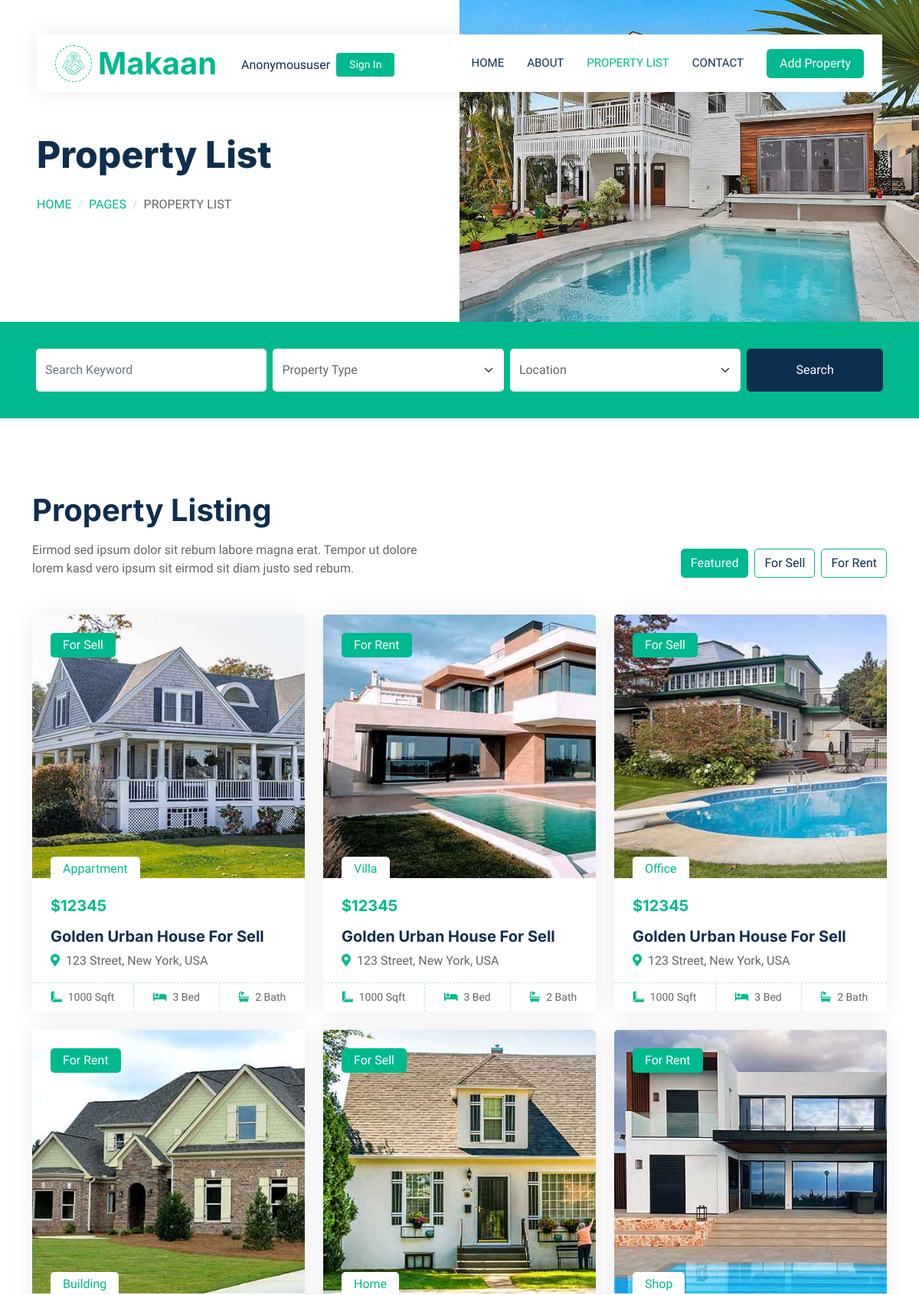
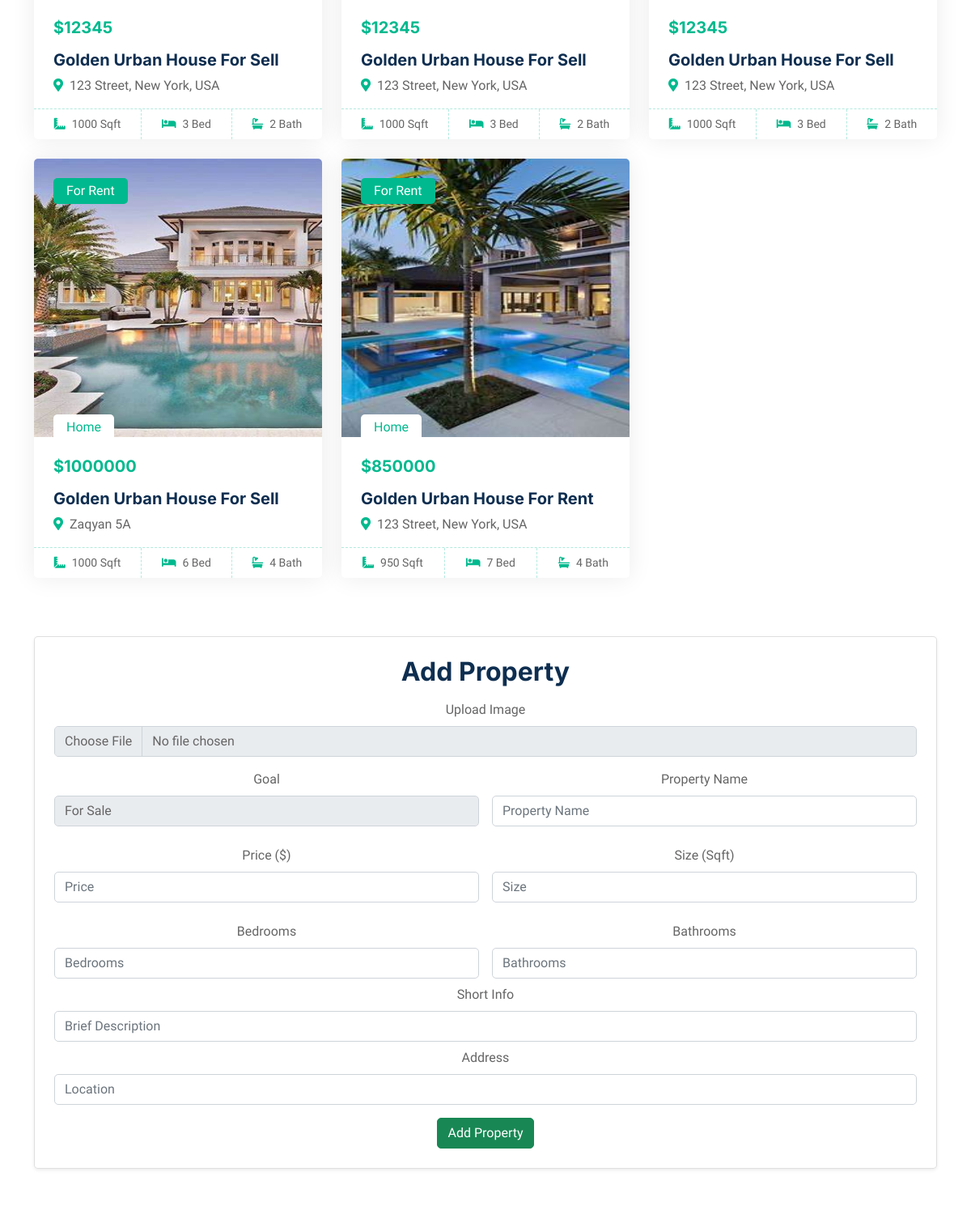
Page /pr_list/ (upper part) on the committed database (2 pictures, top to bottom).
### main/models.py (models this page shows, shortened)
class MainInfo(models.Model):
    img = models.ImageField('Image',upload_to='main_image')
    name = models.CharField('Company name',max_length=255)
    address = models.CharField('Address',max_length=255)
    phone = PhoneNumberField('Phonenumber')
    email = models.EmailField('Email')
    twitter = models.URLField('Twitter')
    facebook = models.URLField('facebook')
    youtube = models.URLField('youtube')
    linkedin = models.URLField('linkedin')
    class Meta:
        verbose_name = 'Main Info'
        verbose_name_plural = 'Main Info'

class AboutStatus(models.Model):
    img = models.ImageField('image',upload_to='images')
    text = models.CharField('Some text',max_length=255)
    word1 = models.CharField('word1',max_length=255)
    word2 = models.CharField('word2',max_length=255)
    word3 = models.CharField('word3',max_length=255)

class PropertyListing(models.Model):
    img = models.ImageField('image',upload_to='images')
    goal = models.CharField('For rent/sell?',max_length=255)
    name = models.CharField('name',max_length=30)
    price = models.IntegerField('Price')
    info = models.CharField('About property',max_length=255)
    adress = models.CharField('Adress',max_length=255)
    teritory = models.IntegerField('teritory(sqmt)')
    bedrooms = models.IntegerField('bedrooms number')
    bathrooms = models.IntegerField('bathrooms number')

### main/views.py (the view, shortened to what this page needs)
# urls.py: path('pr_list/',PropertyListView.as_view(),name = 'pr_list'),
class PropertyListView(ListView):
    template_name = 'property-list.html'
    def get(self,request):
        proplisting = PropertyListing.objects.all()
        contactagent = ContactAgent.objects.all()
        context = {
            'proplisting':proplisting,
            'contactagent':contactagent
                  }
        MainInfoF(context,'Property List','Property List')
        return render(request,self.template_name,context)

### main/views.py (called while the page is built)
def MainInfoF(context,title,subtitle):
    context['maininfo'] = MainInfo.objects.get()
    context['aboutstatus'] = AboutStatus.objects.all()
    context['gallery'] = Gallery.objects.all()
    context['subtitle'] = subtitle
    context['title'] = title

### main/templates/property-list.html (shortened to what this page needs)
{% extends 'base_2.html' %}
    {% block content_2 %}
        <div class="container-fluid bg-primary mb-5 wow fadeIn" data-wow-delay="0.1s" style="padding: 35px;">
            <div class="container">
                <div class="row g-2">
                    <div class="col-md-10">
                        <div class="row g-2">
                            <div class="col-md-4">
                                <input type="text" class="form-control border-0 py-3" placeholder="Search Keyword">
                            </div>
                            <div class="col-md-4">
                                <select class="form-select border-0 py-3">
                                    <option selected>Property Type</option>
                                </select>
                            </div>
                            <div class="col-md-4">
                                <select class="form-select border-0 py-3">
                                    <option selected>Location</option>
                                </select>
                            </div>
                        </div>
                    </div>
                    <div class="col-md-2">
                        <button class="btn btn-dark border-0 w-100 py-3">Search</button>
                    </div>
                </div>
            </div>
        </div>
        <div class="container-xxl py-5">
            <div class="container">
                <div class="row g-0 gx-5 align-items-end">
                    <div class="col-lg-6">
                        <div class="text-start mx-auto mb-5 wow slideInLeft" data-wow-delay="0.1s">
                            <h1 class="mb-3">Property Listing</h1>
                            <p>Eirmod sed ipsum dolor sit rebum labore magna erat. Tempor ut dolore lorem kasd vero ipsum sit eirmod sit diam justo sed rebum.</p>
                        </div>
                    </div>
                    <div class="col-lg-6 text-start text-lg-end wow slideInRight" data-wow-delay="0.1s">
                        <ul class="nav nav-pills d-inline-flex justify-content-end mb-5">
                            <li class="nav-item me-2">
                                <a class="btn btn-outline-primary active" data-bs-toggle="pill" href="#tab-1">Featured</a>
                            </li>
                            <li class="nav-item me-2">
                                <a class="btn btn-outline-primary" data-bs-toggle="pill" href="#tab-2">For Sell</a>
                            </li>
                            <li class="nav-item me-0">
                                <a class="btn btn-outline-primary" data-bs-toggle="pill" href="#tab-3">For Rent</a>
                            </li>
                        </ul>
                    </div>
                </div>
                <div class="tab-content">
                    <div id="tab-1" class="tab-pane fade show p-0 active">
                        <div class="row g-4">
                            {% for i in proplisting %}
                            <div class="col-lg-4 col-md-6 wow fadeInUp" data-wow-delay="0.1s">
                                <div class="property-item rounded overflow-hidden">
                                    <div class="position-relative overflow-hidden">
                                        <div><img class="img-fluidi" src="{{ i.img.url }}" alt="" height="344px" width="516px"></div>
                                        <div class="bg-primary rounded text-white position-absolute start-0 top-0 m-4 py-1 px-3">{{ i.goal }}</div>
                                        <div class="bg-white rounded-top text-primary position-absolute start-0 bottom-0 mx-4 pt-1 px-3">{{ i.name }}</div>
                                    </div>
                                    <div class="p-4 pb-0">
                                        <h5 class="text-primary mb-3">${{ i.price }}</h5>
                                        <div class="d-block h5 mb-2">{{ i.info }}</div>
                                        <p><i class="fa fa-map-marker-alt text-primary me-2"></i>{{ i.adress }}</p>
                                    </div>
                                    <div class="d-flex border-top">
                                        <small class="flex-fill text-center border-end py-2"><i class="fa fa-ruler-combined text-primary me-2"></i>{{ i.teritory }} Sqft</small>
                                        <small class="flex-fill text-center border-end py-2"><i class="fa fa-bed text-primary me-2"></i>{{ i.bedrooms }} Bed</small>
                                        <small class="flex-fill text-center py-2"><i class="fa fa-bath text-primary me-2"></i>{{ i.bathrooms }} Bath</small>
                                    </div>
                                </div>
                            </div>
                            {% endfor %}
                        </div>
                    </div>
                </div>
            </div>
        </div>
        <center>
            <div class="container mt-4">
                <div class="card p-4 shadow-sm">
                    <h2 class="text-center mb-3">Add Property</h2>
                    <form action="" method="post" enctype="multipart/form-data">
                        <div class="mb-3">
                            <label for="img" class="form-label">Upload Image</label>
                            <input type="file" id="img" name="img" accept="image/*" class="form-control">
                        </div>
                        <div class="row g-3">
                            <div class="col-md-6">
                                <label for="goal" class="form-label">Goal</label>
                                <select id="goal" name="goal" class="form-control">
                                    <option value="For Sale">For Sale</option>
                                </select>
                            </div>
                            <div class="col-md-6">
                                <label for="name" class="form-label">Property Name</label>
                                <input type="text" id="name" name="name" placeholder="Property Name" class="form-control">
                            </div>
                        </div>
                        <div class="row g-3 mt-2">
                            <div class="col-md-6">
                                <label for="price" class="form-label">Price ($)</label>
                                <input type="number" id="price" name="price" placeholder="Price" class="form-control">
                            </div>
                            <div class="col-md-6">
                                <label for="territory" class="form-label">Size (Sqft)</label>
                                <input type="number" id="territory" name="teritory" placeholder="Size" class="form-control">
                            </div>
                        </div>
                        <div class="row g-3 mt-2">
                            <div class="col-md-6">
                                <label for="bedrooms" class="form-label">Bedrooms</label>
                                <input type="number" id="bedrooms" name="bedrooms" placeholder="Bedrooms" class="form-control">
                            </div>
                            <div class="col-md-6">
                                <label for="bathrooms" class="form-label">Bathrooms</label>
                                <input type="number" id="bathrooms" name="bathrooms" placeholder="Bathrooms" class="form-control">
                            </div>
                        </div>
                        <div class="mt-2">
                            <label for="info" class="form-label">Short Info</label>
                            <input type="text" id="info" name="info" placeholder="Brief Description" class="form-control">
                        </div>
                        <div class="mt-2">
                            <label for="address" class="form-label">Address</label>
                            <input type="text" id="address" name="adress" placeholder="Location" class="form-control">
                        </div>
                        <div class="text-center mt-3" style="color: #00B98E;">
                            <button type="submit" class="btn btn-success" >Add Property</button>
                        </div>
                    </form>
                </div>
            </div>
    </center>
        {% for i in contactagent %}
        <div class="container-xxl py-5">
            <div class="container">
                <div class="bg-light rounded p-3">
                    <div class="bg-white rounded p-4" style="border: 1px dashed rgba(0, 185, 142, .3)">
                        <div class="row g-5 align-items-center">
                        </div>
                    </div>
                </div>
            </div>
        </div>
        {% endfor %}
     {% endblock %}

### main/templates/base_2.html
{% extends 'base.html' %}
    {% block content %}
<div class="container-fluid header bg-white p-0">
    <div class="row g-0 align-items-center flex-column-reverse flex-md-row">
        {% for i in aboutstatus %}
        <div class="col-md-6 p-5 mt-lg-5">
            <h1 class="display-5 animated fadeIn mb-4">{{ subtitle }}</h1>
                <nav aria-label="breadcrumb animated fadeIn">
                <ol class="breadcrumb text-uppercase">
                    <li class="breadcrumb-item"><a href="#">{{ i.word1 }}</a></li>
                    <li class="breadcrumb-item"><a href="#">{{ i.word2 }}</a></li>
                    <li class="breadcrumb-item text-body active" aria-current="page">{{ title }}</li>
                </ol>
            </nav>
        </div>
        <div class="col-md-6 animated fadeIn">
            <img class="img-fluid" src="{{ i.img.url }}" alt="">
        </div>
        {% endfor %}
    </div>
</div>
    {% block content_2 %}
    {% endblock %}
{% endblock %}

### main/templates/base.html (shortened to what this page needs)
{% load static %}
<!DOCTYPE html>
<html lang="en">
<head>
    <link href="https://cdnjs.cloudflare.com/ajax/libs/font-awesome/5.10.0/css/all.min.css" rel="stylesheet">
    <link href="https://cdn.jsdelivr.net/npm/bootstrap-icons@1.4.1/font/bootstrap-icons.css" rel="stylesheet">
    <link href="{% static 'lib/animate/animate.min.css' %}" rel="stylesheet">
    <link href="{% static 'lib/owlcarousel/assets/owl.carousel.min.css' %}" rel="stylesheet">
    <link href="{% static 'css/bootstrap.min.css' %}" rel="stylesheet">
    <link href="{% static 'css/style.css' %}" rel="stylesheet">
</head>
<body>
    <div class="container-xxl bg-white p-0">
        <div class="container-fluid nav-bar bg-transparent">
            <nav class="navbar navbar-expand-lg bg-white navbar-light py-0 px-4">
                <a href="{% url 'home' %}" class="navbar-brand d-flex align-items-center text-center">
                    <div class="icon p-2 me-2">
                        <img class="img-fluid" src="{{ maininfo.img.url }}" alt="Icon" style="width: 30px; height: 30px;">
                    </div>
                    <h1 class="m-0 text-primary">{{ maininfo.name }}</h1>
                </a>
                <div class="d-flex align-items-center ms-3" style="position: relative; top: 2px;">
                    <span class="me-2 fw-semibold text-dark">{{ user|title }}</span>
                    {% if user.is_authenticated %}
                        <a href="{% url 'logout' %}" class="btn btn-sm text-white px-3" style="background-color: #00B98E; border-color: #00B98E;">
                            Sign Out
                        </a>
                    {% else %}
                        <a href="{% url 'login' %}" class="btn btn-sm text-white px-3" style="background-color: #00B98E; border-color: #00B98E;">
                            Sign In
                        </a>
                    {% endif %}
                </div>
                <div class="collapse navbar-collapse" id="navbarCollapse">
                    <div class="navbar-nav ms-auto">
                        <a href="{% url 'home' %}" class="nav-item nav-link {% if request.path == '/home/' %}active{% endif %}">Home</a>
                        <a href="{% url 'about' %}" class="nav-item nav-link {% if request.path == '/about/' %}active{% endif %}">About</a>
                        <a href="{% url 'pr_list' %}" class="nav-item nav-link {% if request.path == '/pr_list/' %}active{% endif %}">Property List</a>
                        <a href="{% url 'contact' %}" class="nav-item nav-link {% if request.path == '/contact/' %}active{% endif %}">Contact</a>
                    </div>
                    <a href="{% url 'pr_list' %}" class="btn btn-primary px-3 d-none d-lg-flex">Add Property</a>
                </div>
            </nav>
        </div>
        {% block content %}{% endblock %}
</div>
</body>
</html>

### main/static/css/style.css (style rules this page uses)
:root { --primary: #00B98E; --secondary: #FF6922; --light: #EFFDF5; --dark: #0E2E50; }
.btn { transition: .5s; }
.btn.btn-primary, .btn.btn-secondary { color: #FFFFFF; }
.nav-bar { position: relative; margin-top: 45px; padding: 0 3rem; transition: .5s; z-index: 9999; }
.navbar { box-shadow: 0 0 30px rgba(0, 0, 0, .08); }
.navbar-light .navbar-nav .nav-link { margin-right: 30px; padding: 25px 0; color: #FFFFFF; font-size: 15px; text-transform: uppercase; outline: none; }
.navbar-light .navbar-nav .nav-link:hover, .navbar-light .navbar-nav .nav-link.active { color: var(--primary); }
.navbar-light .navbar-brand { height: 75px; }
.navbar-light .navbar-nav .nav-link { color: var(--dark); font-weight: 500; }
@media (min-width: 992px) { .header { margin-top: -120px; } }
.breadcrumb-item + .breadcrumb-item::before { color: #DDDDDD; }
.icon { padding: 15px; display: inline-flex; align-items: center; justify-content: center; background: #FFFFFF !important; border-radius: 50px; border: 1px dashed var(--primary) !important; }
.nav-pills .nav-item .btn { color: var(--dark); }
.nav-pills .nav-item .btn:hover, .nav-pills .nav-item .btn.active { color: #FFFFFF; }
.property-item { box-shadow: 0 0 30px rgba(0, 0, 0, .08); }
.property-item img { transition: .5s; }
.property-item .border-top { border-top: 1px dashed rgba(0, 185, 142, .3) !important; }
.property-item .border-end { border-right: 1px dashed rgba(0, 185, 142, .3) !important; }

### rows in the picture
MainInfo: img (picture), name "Makaan"
AboutStatus: subtitle "Property List", word1 "HOME", word2 "PAGES", title "PROPERTY LIST", img (picture)
PropertyListing: img (picture), goal "For Sell", name "Appartment", price "12345", info "Golden Urban House For Sell", adress "123 Street, New York, USA", teritory "1000", bedrooms "3", bathrooms "2"
PropertyListing: img (picture), goal "For Rent", name "Villa", price "12345", info "Golden Urban House For Sell", adress "123 Street, New York, USA", teritory "1000", bedrooms "3", bathrooms "2"
PropertyListing: img (picture), goal "For Sell", name "Office", price "12345", info "Golden Urban House For Sell", adress "123 Street, New York, USA", teritory "1000", bedrooms "3", bathrooms "2"
PropertyListing: img (picture), goal "For Rent", name "Building", price "12345", info "Golden Urban House For Sell", adress "123 Street, New York, USA", teritory "1000", bedrooms "3", bathrooms "2"
PropertyListing: img (picture), goal "For Sell", name "Home", price "12345", info "Golden Urban House For Sell", adress "123 Street, New York, USA", teritory "1000", bedrooms "3", bathrooms "2"
PropertyListing: img (picture), goal "For Rent", name "Shop", price "12345", info "Golden Urban House For Sell", adress "123 Street, New York, USA", teritory "1000", bedrooms "3", bathrooms "2"
PropertyListing: img (picture), goal "For Rent", name "Home", price "1000000", info "Golden Urban House For Sell", adress "Zaqyan 5A", teritory "1000", bedrooms "6", bathrooms "4"
PropertyListing: img (picture), goal "For Rent", name "Home", price "850000", info "Golden Urban House For Rent", adress "123 Street, New York, USA", teritory "950", bedrooms "7", bathrooms "4"

### other values in the picture
{{ user|title }} "Anonymoususer"
